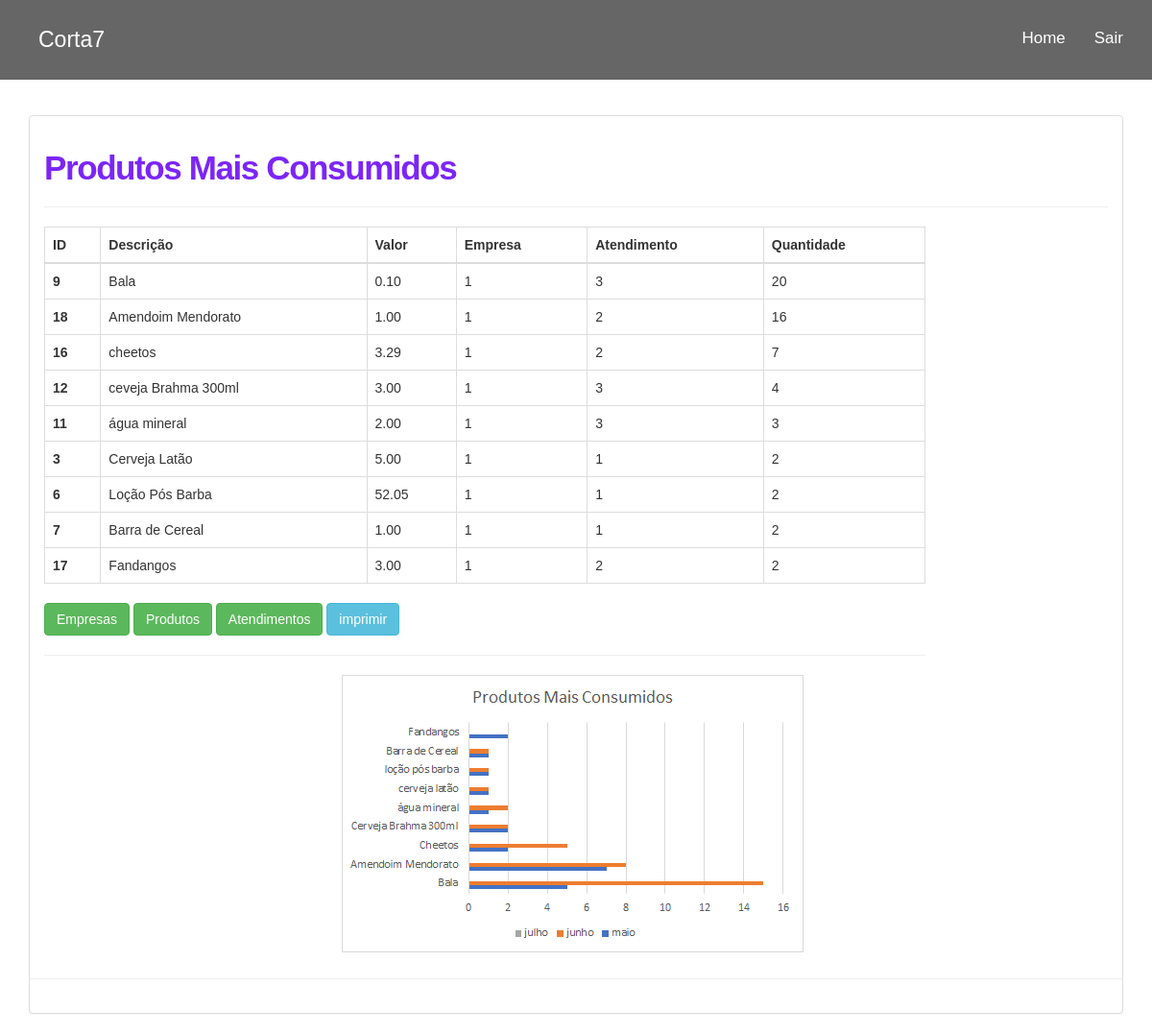
/produtosconsumidos.php (signed in), run on the app's committed database.
### tables this page shows
CREATE TABLE `tbitens` (
  `id_itens_atendimento` int(11) NOT NULL,
  `quant_produto_atendimento` int(11) NOT NULL,
  `fk_produto_atend` int(11) NOT NULL,
  `fk_atendimento` int(11) NOT NULL
);

CREATE TABLE `tbprodutos` (
  `produtoid` int(11) NOT NULL,
  `descricao_pro` varchar(100) NOT NULL,
  `preco_venda` decimal(10,2) NOT NULL,
  `uni_estoque` int(11) NOT NULL,
  `fk_empresa` int(11) NOT NULL
);

### produtosconsumidos.php (the view, shortened to what this page needs)
<!DOCTYPE html>
<html lang="pt-br">
<head>
  <link href="bootstrap/css/bootstrap.min.css" rel="stylesheet">
  <link href="estilo.css" rel="stylesheet">
  </head>
  <body>
    <nav class="navbar navbar-fixed-top navbar-inverse navbar-transparente">
      <div class="container">
        <div class="navbar-header">
        <div class="site-logo">
          <a href="index.php">Corta7</a>
        </div>
      </div>
      <div class="collapse navbar-collapse" id="barra-navegacao">
        <ul class="nav navbar-nav navbar-right">
          <li><a href="home.php">Home</a></li>
          <li><a href="sair.php">Sair</a></li>
        </ul>
      </div>
    </div>
  </nav>
  <div class="container">
    <br /><br />
    <br /><br />
    <br /><br />
    <div id="d">
    <div class="panel panel-default">
     <div class="panel-body">
      <h3 style="font-size: 35px;
      font-weight: 700;
      letter-spacing: -0.04em; color: #7c25f8;">Produtos Mais Consumidos </h3>
      <hr />
      <div class="row justify-content-center mb-6">
        <div class="col-sm-12 col-md-10 col-gl-8">
          <?php
          $objDb = new db();
          $link = $objDb->conecta_mysql();
          $iduser =  $_SESSION['id_usuario'];
          $sqlprim = "SELECT * FROM tbempresa WHERE idempresa = '$iduser'";
          $resultado_idprim = mysqli_query($link, $sqlprim);
          $dados_func = mysqli_fetch_array($resultado_idprim);
          $funcempresa = $dados_func['idempresa'];
          $sql = "SELECT * FROM tbprodutos as p join tbitens as i on p.produtoid = i.fk_produto_atend WHERE fk_empresa = '$funcempresa' ORDER BY quant_produto_atendimento desc ;";
          $resultado_func = mysqli_query($link, $sql);
          if(($resultado_func) AND ($resultado_func->num_rows != 0)){
            ?>
            <table class="table table-bordered table-hover">
             <thead>
               <tr>
                <th >ID</th>
                <th >Descrição</th>
                <th >Valor</th>
                <th >Empresa</th>
                <th >Atendimento</th>
                <th >Quantidade</th>
              </tr>
            </thead>
            <tbody>
              <?php
              while($row_func = mysqli_fetch_array($resultado_func)){
                ?>
                <tr>
                  <th><?php echo $row_func['produtoid']; ?></th>
                  <td><?php echo $row_func['descricao_pro']; ?></td>
                  <td><?php echo $row_func['preco_venda']; ?></td>
                  <td><?php echo $row_func['fk_empresa']; ?></td>
                  <td><?php echo $row_func['fk_atendimento']; ?></td>
                  <td><?php echo $row_func['quant_produto_atendimento']; ?></td>
                </tr>
              <?php   }  ?>
            </tbody>
          </table>
          <a tabindex="0" class="btn btn-success" role="button" data-toggle="popover" data-placement="right" data-trigger="focus" href="empresascadastradas.php"
          title="Empresas">Empresas</a>
          <a tabindex="0" class="btn btn-success" role="button" data-toggle="popover" data-placement="right" data-trigger="focus" href="produtoscadastrados.php"
          title="Produtos">Produtos</a>
          <a tabindex="0" class="btn btn-success" role="button" data-toggle="popover" data-placement="right" data-trigger="focus" href="atendimentoscadastrados.php"
          title="Atendimentos">Atendimentos</a>
          <input type="button" class="btn btn-info" value="imprimir" name="imprimir" onclick="imprime()">
          <?php
        }else{
          echo "<div class='alert alert-danger' role='alert'>Nenhum Relatório disponivel!</div>";
        }
        ?>
        <hr />
      </div>
      <div>
        <img src="graficos/produtos2.png"  style= "display: block;
        margin-left: 325px;
        margin-right: 325px }">
        <hr />
      </div>
    </div>
  </div>
</div>
</div>
</body>
</html>

### estilo.css (style rules this page uses)
html, body, .capa { height: 100%; }
body { background: url('imagens/capa4.jpg'); background-attachment: fixed; font-family: Helvetica,Arial,sans-serif; overflow-x: hidden; }
nav.navbar-transparente { padding: 15px 0px; background: rgba(0, 0, 0, 0.6); border: none; }
.site-logo { margin: 5px 5px; padding: 5px 5px; font-size: 23px; }
.site-logo a { color: #fff; text-decoration:none; }
#barra-navegacao { font-size: 17px; }
.navbar-inverse .navbar-nav>li>a { color: white; }
.navbar-inverse .navbar-nav>li>a, footer .nav a { color: white; }
h3 { font-size: 35px; font-weight: 700; letter-spacing: -0.04em; }

### data on the page
tbitens: fk_produto_atend.produtoid "9", fk_produto_atend.descricao_pro "Bala", fk_produto_atend.preco_venda "0.10", fk_produto_atend.fk_empresa "1", fk_atendimento "3", quant_produto_atendimento "20"
tbitens: fk_produto_atend.produtoid "18", fk_produto_atend.descricao_pro "Amendoim Mendorato", fk_produto_atend.preco_venda "1.00", fk_produto_atend.fk_empresa "1", fk_atendimento "2", quant_produto_atendimento "16"
tbitens: fk_produto_atend.produtoid "16", fk_produto_atend.descricao_pro "cheetos", fk_produto_atend.preco_venda "3.29", fk_produto_atend.fk_empresa "1", fk_atendimento "2", quant_produto_atendimento "7"
tbitens: fk_produto_atend.produtoid "12", fk_produto_atend.descricao_pro "ceveja Brahma 300ml", fk_produto_atend.preco_venda "3.00", fk_produto_atend.fk_empresa "1", fk_atendimento "3", quant_produto_atendimento "4"
tbitens: fk_produto_atend.produtoid "11", fk_produto_atend.descricao_pro "água mineral", fk_produto_atend.preco_venda "2.00", fk_produto_atend.fk_empresa "1", fk_atendimento "3", quant_produto_atendimento "3"
tbitens: fk_produto_atend.produtoid "3", fk_produto_atend.descricao_pro "Cerveja Latão", fk_produto_atend.preco_venda "5.00", fk_produto_atend.fk_empresa "1", fk_atendimento "1", quant_produto_atendimento "2"
tbitens: fk_produto_atend.produtoid "6", fk_produto_atend.descricao_pro "Loção Pós Barba", fk_produto_atend.preco_venda "52.05", fk_produto_atend.fk_empresa "1", fk_atendimento "1", quant_produto_atendimento "2"
tbitens: fk_produto_atend.produtoid "7", fk_produto_atend.descricao_pro "Barra de Cereal", fk_produto_atend.preco_venda "1.00", fk_produto_atend.fk_empresa "1", fk_atendimento "1", quant_produto_atendimento "2"
tbitens: fk_produto_atend.produtoid "17", fk_produto_atend.descricao_pro "Fandangos", fk_produto_atend.preco_venda "3.00", fk_produto_atend.fk_empresa "1", fk_atendimento "2", quant_produto_atendimento "2"
